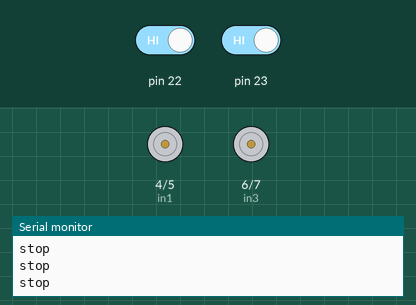
Recording of a sketch running on a simulated Arduino Mega 2560, built with avr-gcc and run on an emulated ATmega2560. Parts: motor-driver pin pairs drawn as motors (green arrow = first pin HIGH = forward, orange = second pin HIGH = backward, longer = more drive, scaled by the enable pin), the last lines printed to the serial monitor. The inputs (shaded band) are chosen by the test bench; at power-on: pin 22 HIGH, pin 23 HIGH.

Above: at 1.2 s.
1.3 s: pin 22 driven LOW
At 2.5 s:
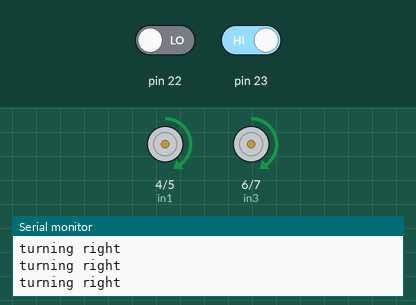
2.8 s: pin 23 driven LOW
At 4.0 s:
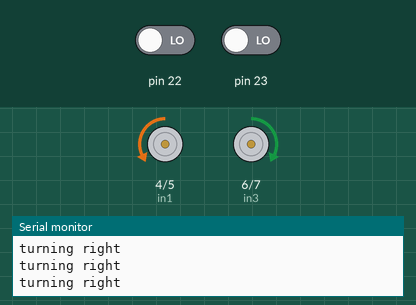
4.3 s: pin 22 driven HIGH
At 5.2 s:
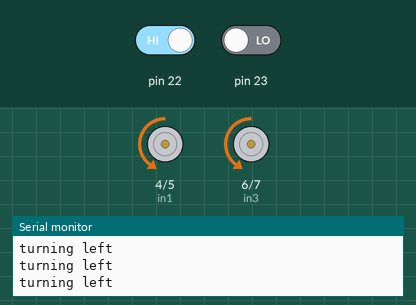
5.8 s: pin 23 driven HIGH
At 6.8 s:
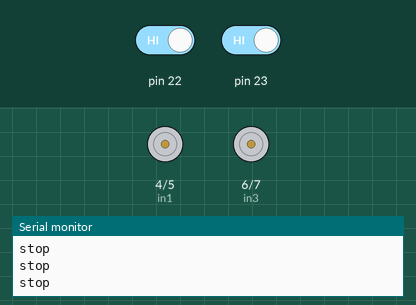
Timing chart, 0 to 8.3 s (numbered marks = the images above; inputs shaded):
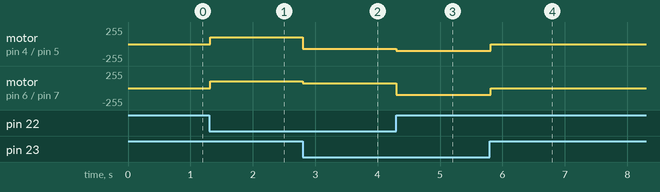

The sketch:

ALF_Board_v1.ino
```cpp
int enA = 3;
int in1 = 4;
int in2 = 5;
int enB = 9;
int in3 = 6;
int in4 = 7;


void setup()

{

  pinMode(22, INPUT);
  pinMode(23, INPUT);
  pinMode(enA, OUTPUT);
  pinMode(enB, OUTPUT);
  pinMode(in1, OUTPUT);
  pinMode(in2, OUTPUT);
  pinMode(in3, OUTPUT);
  pinMode(in4, OUTPUT);

  Serial.begin(9600);
}

/*-------------- Setup Basic Movement functions --------------*/

void forward () {

    digitalWrite(in1, LOW);
    digitalWrite(in2, HIGH);
    digitalWrite(in3, HIGH);
    digitalWrite(in4, LOW);
    analogWrite(enA, 70);
    analogWrite(enB, 70);
}

void backward () {


    digitalWrite(in1, HIGH);
    digitalWrite(in2, LOW);
    digitalWrite(in3, LOW);
    digitalWrite(in4, HIGH);
    analogWrite(enA, 100);
    analogWrite(enB, 100);

}

void fullStop () {

    digitalWrite(in1, LOW);
    digitalWrite(in2, LOW);
    digitalWrite(in3, LOW);
    digitalWrite(in4, LOW);

}

void right (){

    digitalWrite(in1, HIGH);
    digitalWrite(in2, LOW);
    digitalWrite(in3, HIGH);
    digitalWrite(in4, LOW);
    analogWrite(enA, 100);
    analogWrite(enB, 100);
}

void left (){

    digitalWrite(in1, LOW);
    digitalWrite(in2, HIGH);
    digitalWrite(in3, LOW);
    digitalWrite(in4, HIGH);
    analogWrite(enA, 100);
    analogWrite(enB, 100);
}

void loop() {
    int lsensor = digitalRead (22);
    int rsensor = digitalRead (23);

    if ((lsensor == LOW && rsensor == LOW))
    {
          forward ();
    }

    if ((lsensor == HIGH && rsensor == LOW))
    {
          Serial.println("turning left");
          left ();
    }

    if ((lsensor == HIGH && rsensor == HIGH))
    {
          Serial.println("stop");
          fullStop();

    }

    if ((lsensor == LOW) && (rsensor == HIGH))
    {
          Serial.println("turning right");
          right();
    }
}
```

Measured:
- after the input at 1.3 s, motor on pin 4 (in1) / pin 5 (in2), motor on pin 6 (in3) / pin 7 (in4): stopped → forward 100/255 at once
- after the input at 2.8 s, motor on pin 4 (in1) / pin 5 (in2): forward 100/255 → backward 70/255 at once; motor on pin 6 (in3) / pin 7 (in4): forward 100/255 → forward 70/255 at once
- after the input at 4.3 s, motor on pin 4 (in1) / pin 5 (in2): backward 70/255 → backward 100/255 at once; motor on pin 6 (in3) / pin 7 (in4): forward 70/255 → backward 100/255 at once
- after the input at 5.8 s, motor on pin 4 (in1) / pin 5 (in2), motor on pin 6 (in3) / pin 7 (in4): backward 100/255 → stopped at once
